Frame 1 (no input): blank canvas, image omitted
Frame 60 (the mouse pressed at the canvas centre just before this capture): blank canvas, image omitted
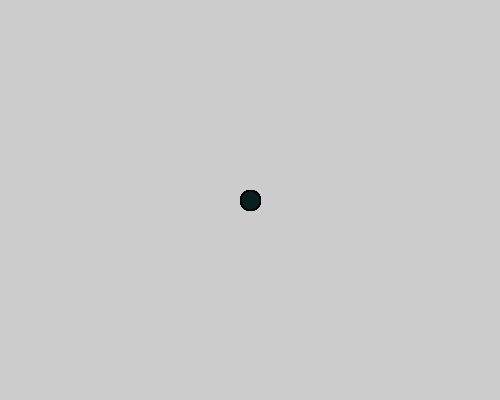
Frame 120 (the mouse held since frame 60 and released just before this capture)

The Processing sketch whose frames 1 and 60 were blank and that drew this single picture after the mouse press (run headless with seeded random() and noise(); from frame 60 on, the mouse is pressed at the canvas centre):

// Processing sketch: processing_106309
// ── processing_106309.pde

int counter;

void setup() {  //setup function called initially, only once
  size(500, 400);
}

void draw() {  //draw function loops 

  fill(random(20),20,20,20);
  
  if(mousePressed == true) { //add some interaction
    ellipse(mouseX, mouseY, 20, 20);
  }
  else {
    ellipse(width/2, height/2, 80*sin(counter), 80*sin(counter));
  }
}
